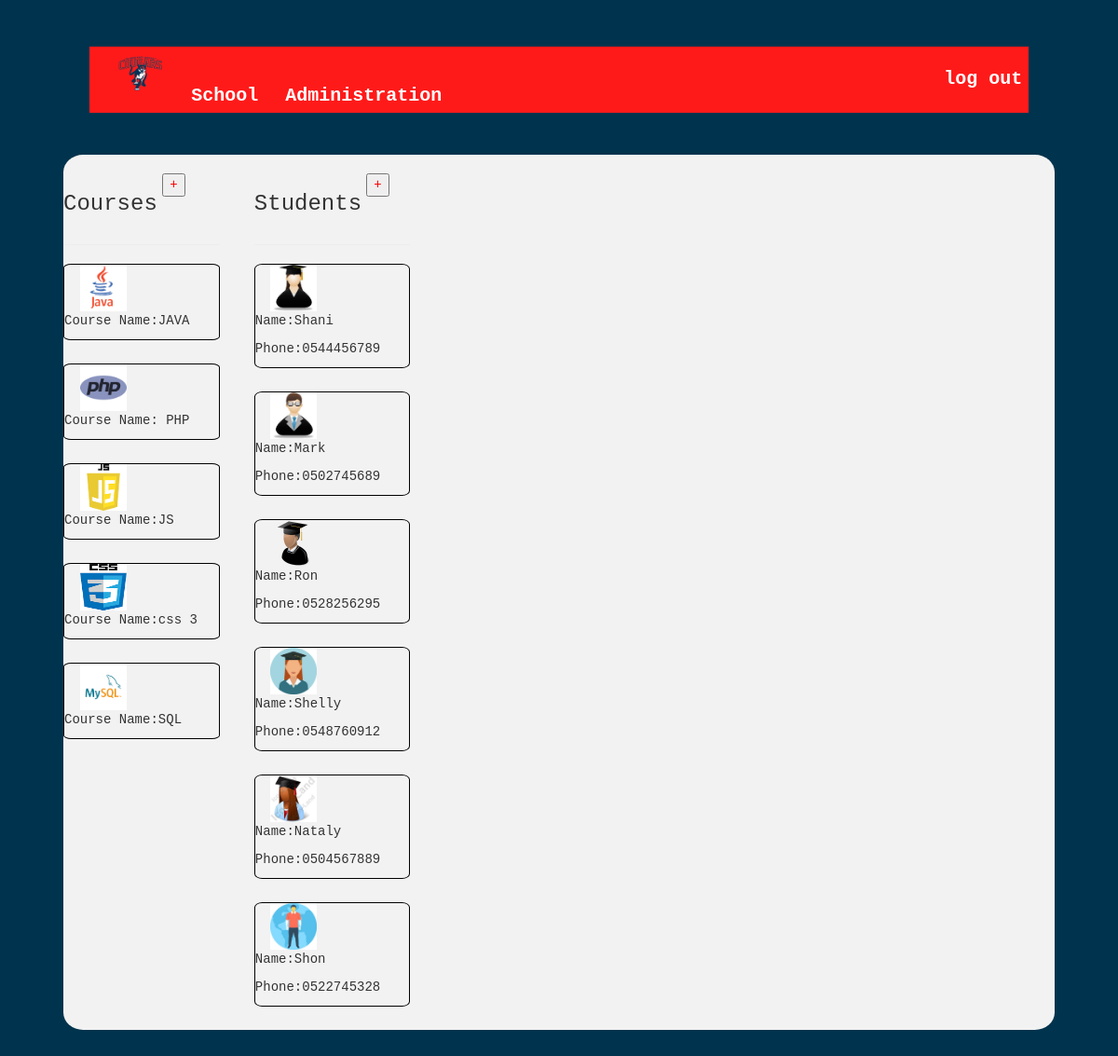
Screenshot of /display.php with the database file from the repository.
### tables this page shows
CREATE TABLE `courses` (
  `id` int(4) NOT NULL,
  `name` varchar(60) DEFAULT NULL,
  `img` varchar(250) DEFAULT NULL,
  `description` varchar(500) DEFAULT NULL
);

CREATE TABLE `students` (
  `id` int(11) NOT NULL,
  `name` varchar(60) DEFAULT NULL,
  `img` varchar(250) DEFAULT NULL,
  `phone` varchar(10) NOT NULL,
  `email` varchar(60) DEFAULT NULL
);

### display.php (called while the page is built)
<?php
include 'header.php';
include 'sidebar.php';

### db.php (called while the page is built, shortened)
<?php
class DB {
	private static $conn;
    public static function getConnection() {
    	if (!self::$conn) {
    		self::$conn = new mysqli('localhost', 'root', '', 'php-project');
			return self::$conn;
		} else {
			return self::$conn;
		}
	}
}

### student.php (the view, shortened to what this page needs)
<?php
class Student {
    public function getAll() {
    	$all = DB::getConnection()->query("
			SELECT *
			FROM students
    	");
    	while ($row = mysqli_fetch_array($all)) {
    	    echo "<div class='onestudent'>
                    <a href='/".$row['id']."'>
                        <img id='stdimg' src='../photos/".$row['img']."'>
                    </a>
                    <p>Name:".$row['name']."</p>
                    <p>Phone:".$row['phone']."</p>
                </div>";
    	};
    }
}

### header.php (shortened to what this page needs)
<!DOCTYPE html>
<html lang="en">
<head>
	<link rel="stylesheet" type="text/css" href="../dropdown.css">
	<link href="//maxcdn.bootstrapcdn.com/bootstrap/3.3.0/css/bootstrap.min.css" rel="stylesheet" id="bootstrap-css">
	<link rel="stylesheet" type="text/css" href="../style.css">
</head>
	<div id="back-header">
		<header>
			<div id="left_side_nav">
				<img src="../photos/logo.png" id="logo">
				<a href="">School</a>
				<a href="">Administration</a>
			</div>
			<div id="right_side_nav">
				<a href="">log out</a>
			</div>
		</header>
	</div>

### sidebar.php (shortened to what this page needs)
<body>
	<div id="main_section">
		<div id="left_bar">
			<nav id="courses">
				<div class="nav-title">
					<h3>Courses</h3>
					<button class="plus" id="addcourse">+</button>
				</div>
				<hr>
				<?php
					$id = '';
					$name = '';
					$img = '';
					$description = '';
					$courses = new Course($id, $name, $img, $description);
					$courses->getall();
				?>
			</nav>
			<nav id="students">
				<div class="nav-title">
					<h3>Students</h3>
					<button class="plus" id="addstudent">+</button>
				</div>
				<hr>
				<?php
					$id = '';
					$name = '';
					$img = '';
					$phone = '';
					$email = '';
					$students = new Student($id, $name, $img, $phone, $email);
					$students->getall();
				?>
			</nav>
		</div>

### course.php (shortened to what this page needs)
<?php
class Course {
    public function getall() {
    	$all = DB::getConnection()->query("
			SELECT *
			FROM courses
    		");
    	while ($row = mysqli_fetch_array($all)) {
	    	echo "<div class='onestudent'>
                    <a href='/course/".$row['id']."'>
                        <img id='stdimg' src='../photos/".$row['img']."'>
                    </a>
                    <p>Course Name:".$row['name']."
                </div>";
    	}
    }
}

### dropdown.css (style rules this page uses)
* { margin: 0; padding: 0; }
*, *:after, *:before { box-sizing: border-box; }
html { line-height: 1.2; }
body { background-color: #f5f5f5; color: #333; font-family: "Roboto", arial, sans-serif; font-size: 16px; }

### style.css (style rules this page uses)
body { display: flex; flex-wrap: wrap; background-color: #00334d; font-family: monospace; justify-content: space-around; margin: 3rem 4rem; }
#logo { height: 5rem; }
#left_side_nav { display: flex; justify-content: space-around; padding-left: 3%; align-self: center; }
#right_side_nav { width: 10%; align-self: center; }
#students { width: 45%; }
#courses { width: 45%; }
a { color: white; font-family: monospace; padding-top: 12%; margin-left: 10%; }
#stdimg { height: 50px; width: 50px; }
#main_section { background-color: #f2f2f2; width: 95%; justify-content: space-between; display: flex; border-radius: 2%; flex-wrap: wrap; margin-top: 2%; }
#left_bar { padding-top: 2rem; width: 35%; display: flex; justify-content: space-between; }
.onestudent { border: 1px solid black; margin-bottom: 2.5rem; border-radius: 5%; }
.nav-title { display: flex; }
.plus { color: red; margin-left: .5rem; height: 2.5rem; width: 2.5rem; }
#back-header { background-color: #00334d; width: 100%; display: flex; justify-content: center; padding-bottom: 3rem; font-weight: bold; font-size: 20px; }
header { background-color: #ff1a1a; font-family: monospace; width: 90%; height: 85%; margin-top: 2rem; display: flex; justify-content: space-between; }

### rows the page displays
courses: img (picture), name "JAVA"
courses: img (picture), name "PHP"
courses: img (picture), name "JS"
courses: img (picture), name "css 3"
courses: img (picture), name "SQL"
students: img (picture), name "Shani", phone "0544456789"
students: img (picture), name "Mark", phone "0502745689"
students: img (picture), name "Ron", phone "0528256295"
students: img (picture), name "Shelly", phone "0548760912"
students: img (picture), name "Nataly", phone "0504567889"
students: img (picture), name "Shon", phone "0522745328"
